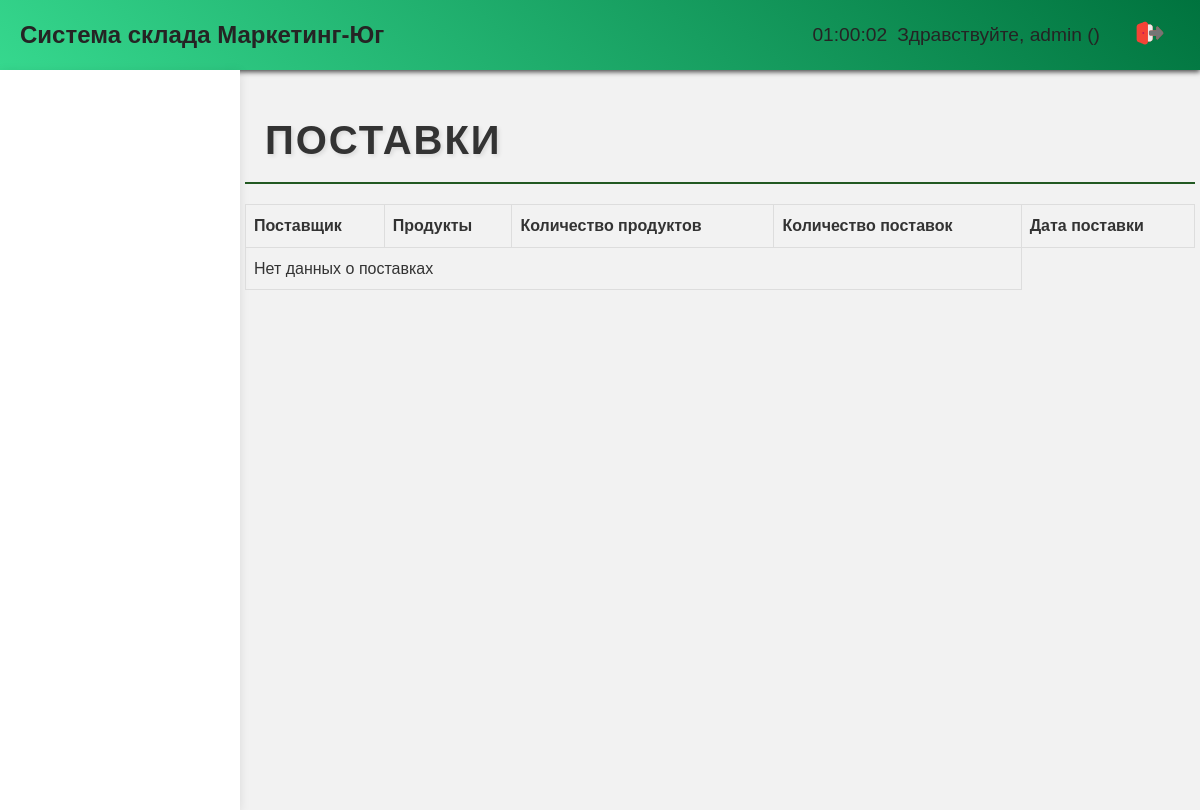
Before: /supplies/ (signed in) with the older database file.
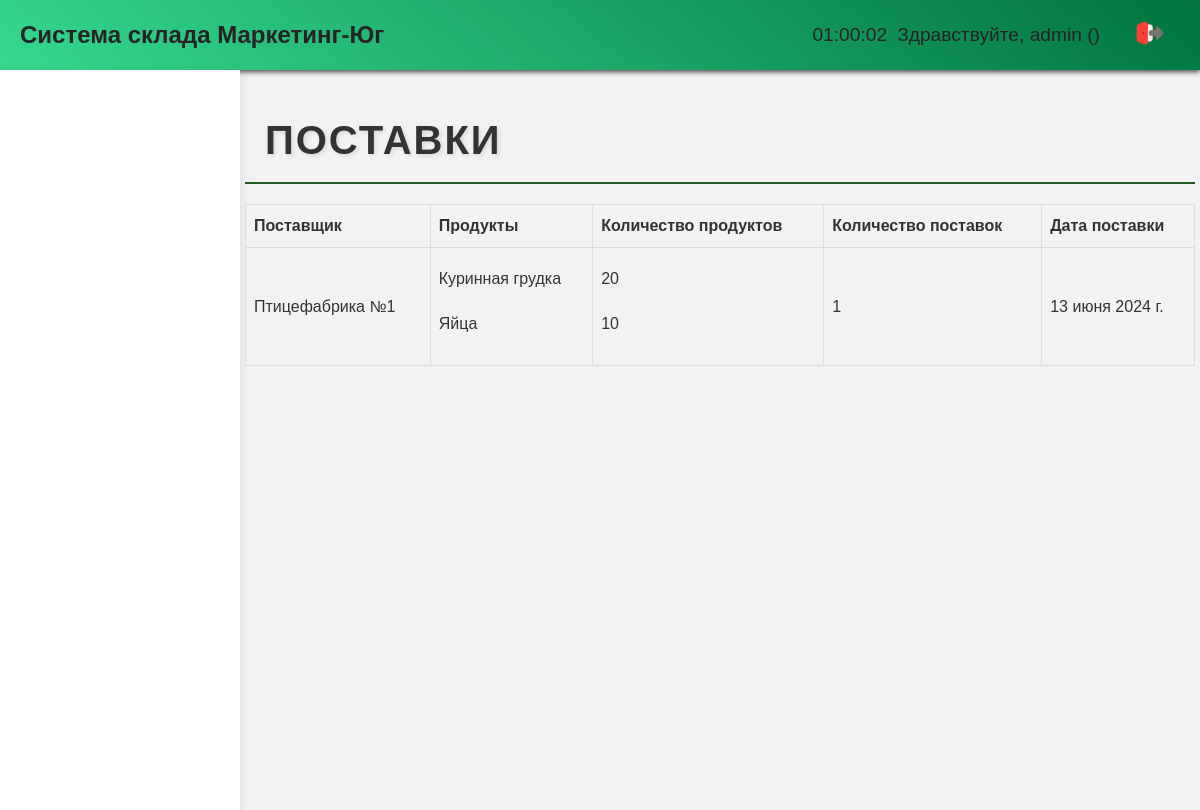
After: the same page with the newer database file.
### base/models.py (models this page shows, shortened)
class Supply(models.Model):
    supplier = models.CharField(max_length=100)
    products = models.ManyToManyField(SupplyProduct, related_name='supply')
    quantity = models.IntegerField()
    date_supplied = models.DateField()
    class Meta:
        verbose_name = 'Поставка'
        verbose_name_plural = 'Поставки'

class SupplyProduct(models.Model):
    product = models.ForeignKey(Product, on_delete=models.CASCADE)
    quantity = models.IntegerField()
    class Meta:
        verbose_name = 'Продукт поставки'
        verbose_name_plural = 'Продукты поставок'

class Product(models.Model):
    name = models.CharField(max_length=100)
    product_type = models.ForeignKey('ProductType', on_delete=models.CASCADE)
    description = models.TextField(blank=True, null=True)
    price = models.DecimalField(max_digits=10, decimal_places=2)
    quantity = models.IntegerField(default=0)
    updated = models.DateTimeField(auto_now=True)
    created = models.DateTimeField(auto_now_add=True)
    class Meta:
        verbose_name = 'Продукция'
        verbose_name_plural = 'Продукции'

### base/views.py (the view)
# urls.py: path('supplies/', views.supplies, name='supplies'),
def supplies(request):
    supplies = Supply.objects.all()
    supplies_products = SupplyProduct.objects.all()
    context = {
        'supplies': supplies,
        'supplies_products': supplies_products
    }
    return render(request, 'supplies.html', context)

### base/templatetags/group_tags.py (called while the page is built)
@register.filter(name='has_group')
def has_group(user, group_name):
    return user.groups.filter(name=group_name).exists()

### templates/supplies.html (shortened to what this page needs)
{% extends 'home.html' %}
{% load static %}
{% block content %}
<h2>Поставки</h2>
<table class="supplies-table">
<thead>
<tr>
    <th>Поставщик</th>
    <th>Продукты</th>
    <th>Количество продуктов</th>
    <th>Количество поставок</th>
    <th>Дата поставки</th>
</tr>
</thead>
<tbody>
{% for supply in supplies %}
<tr>
    <td>{{ supply.supplier }}</td>
    <td class="text2">
        {% for supplies_product in supplies_products.all %}
            <p>{{ supplies_product.product.name }}</p>
        {% endfor %}
    </td>
    <td class="text2">
        {% for supplies_product in supplies_products.all %}
            <p>{{ supplies_product.quantity }}</p>
        {% endfor %}
    </td>
    <td>{{ supply.quantity }}</td>
    <td>{{ supply.date_supplied }}</td>
</tr>
{% empty %}
<tr>
    <td colspan="4">Нет данных о поставках</td>
</tr>
{% endfor %}
</tbody>
</table>
{% endblock %}

Changed rows visible on the page:
added Supply: supplier "Птицефабрика №1", quantity "1", date_supplied "13 июня 2024 г."
added SupplyProduct: product.name "Куринная грудка", quantity "20"
added SupplyProduct: product.name "Яйца", quantity "10"
Other visible differences:
text no longer shown: "Нет данных о поставках"
